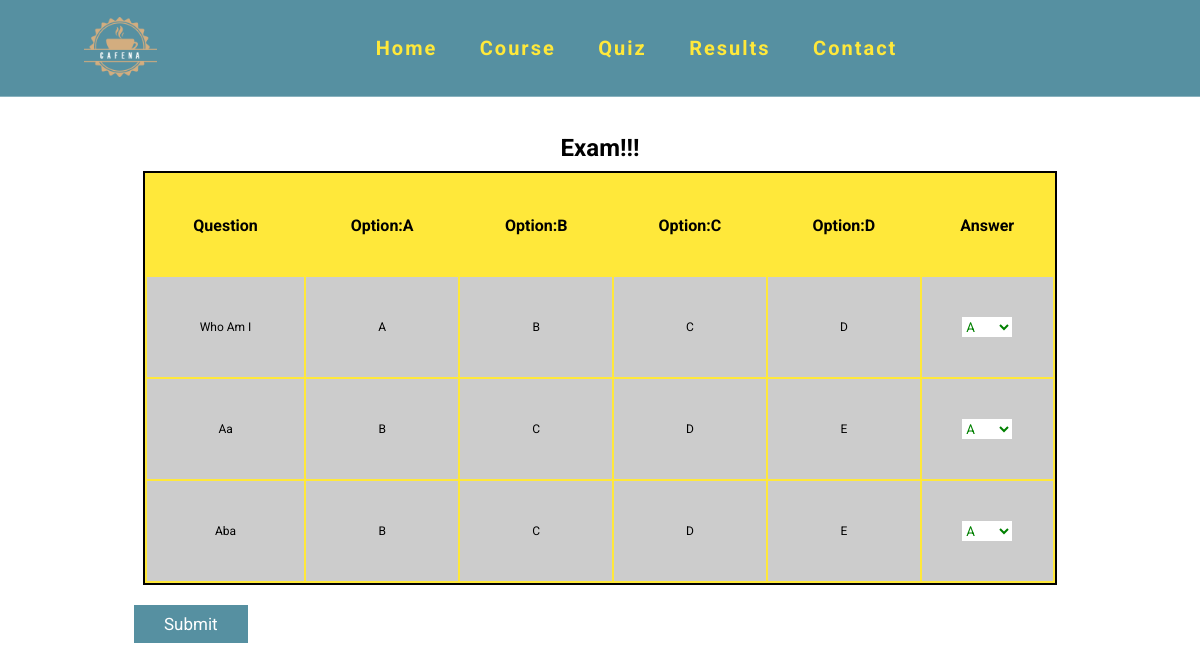
/Html/exam.php?id=13, run on the app's committed database.
### tables this page shows
CREATE TABLE `13` (
  `id` int(11) NOT NULL,
  `title` varchar(1000) NOT NULL,
  `subj` varchar(1000) NOT NULL
);

CREATE TABLE `ques` (
  `id` int(11) NOT NULL,
  `ques` varchar(200) NOT NULL,
  `a` varchar(30) NOT NULL,
  `b` varchar(30) NOT NULL,
  `c` varchar(30) NOT NULL,
  `d` varchar(30) NOT NULL,
  `ans` varchar(30) NOT NULL,
  `subj` varchar(30) NOT NULL
);

### Html/exam.php (the view, shortened to what this page needs)
<?php
include("../Html/conect.php");
$id=$_GET['id'];
$sql111="SELECT * FROM `$id` natural join ques;";
$res1=mysqli_query($con,$sql111);
?>
<!DOCTYPE html>
<html lang="en">
<head>
    <link rel="stylesheet" href="https://cdnjs.cloudflare.com/ajax/libs/font-awesome/5.15.4/css/all.min.css">
    <link rel="stylesheet" href="../css/style.css">
</head>
<body>
    <header class="header">
        <a href="#" class="logo">
            <img src="../images/logo.png" alt="">
        </a>
        <nav class="navbar">
            <a href="http://localhost/quiz_game-main/index.php">home</a>
            <a href=".\Html\course.html">Course</a>
            <a href="http://localhost/quiz_game-main/Html/quiz.php">Quiz</a>
            <a href=".\Html\result.html">results</a>
            <a href=".\Html\contact.html">contact</a>
        </nav>
    </header>
<section class="mar25 ">
  <div class="tb">
      <h1>Exam!!!</h1>
  <table>
             <tr>
                 <th>Question</th>
                 <th>Option:A</th>
                 <th>Option:B</th>
                 <th>Option:C</th>
                 <th>Option:D</th>
                 <th>Answer</th>
             </tr>
<?php
while($_rows=mysqli_fetch_assoc($res1)){
        $ques=$_rows['ques'];
        $a=$_rows['a'];
        $b=$_rows['b'];
        $c=$_rows['c'];
        $d=$_rows['d'];
          ?>
           <tr>
           <form action="" method="POST">
           <td><?php echo $ques; ?></td>
               <td ><?php echo $a; ?></td>
               <td><?php echo $b; ?></td>
               <td><?php echo $c; ?></td>
               <td><?php echo $d; ?></td>
            <td>
                  <select name="status[]" >
                   <option value="a">A</option>
                 </select>
            </td>
           </tr>
           <?php
           }?>
           </table>
           <input type="submit" name="submit" value="Submit" class="btn1 ">
        </div>
        </section>

### css/style.css (style rules this page uses)
:root { --main-color:#5690a1; --black:#5690a1; --bg:#ffffff; --border:.1rem solid rgba(255,255,255,.3); }
* { font-family: 'Roboto', sans-serif; margin:0; padding:0; box-sizing: border-box; outline: none; border:none; text-decoration: none; text-transform: capitalize; transition: .2s linear; }
html { font-size: 62.5%; overflow-x: hidden; scroll-padding-top: 9rem; scroll-behavior: smooth; }
body { background: var(--bg); }
section { padding:2rem 7%; }
.btn1 { margin-top: 1rem; display: inline-block; padding:.9rem 3rem; font-size: 1.7rem; color:rgb(255, 255, 255); background: #5690a1; cursor: pointer; }
.mar25 { padding-top: 7%;; }
.header { background: #5690a1; display: flex; align-items: center; justify-content: space-between; padding: 1.7rem 7%; border-bottom: var(--border); position: fixed; top:0; left: 0; right: 0; z-index: 1000; }
.header .logo img { height: 6rem; }
.header .navbar a { margin:0 2rem; font-size: 2rem; color:#ffe83a; font-weight: bold; letter-spacing: 0.2rem; }
.tb { margin: 50px; }
.tb h1 { font-size: 24px; color: #000000; text-align: center; margin: 1%; }
table { background-color: #ffe83a; width:98%; margin: 1%; font-size: 12px; text-transform: capitalize; border: 2px solid black ; }
tr { height: 100px; }
th { font-size: 16px; padding: 2%; }
td { text-align: center; height: 40px; background-color: #ccc; margin: 0; }
select { background-color: white; width: 50px; height: 20px; margin: 5px 1px; color: green; }

### data on the page
13: ques.ques "Who Am I", ques.a "A", ques.b "B", ques.c "C", ques.d "D"
13: ques.ques "Aa", ques.a "B", ques.b "C", ques.c "D", ques.d "E"
13: ques.ques "Aba", ques.a "B", ques.b "C", ques.c "D", ques.d "E"
